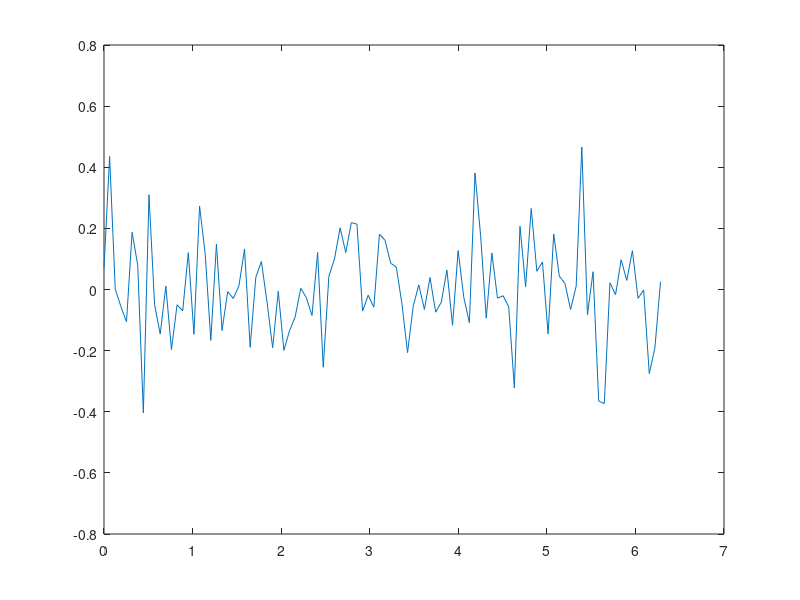
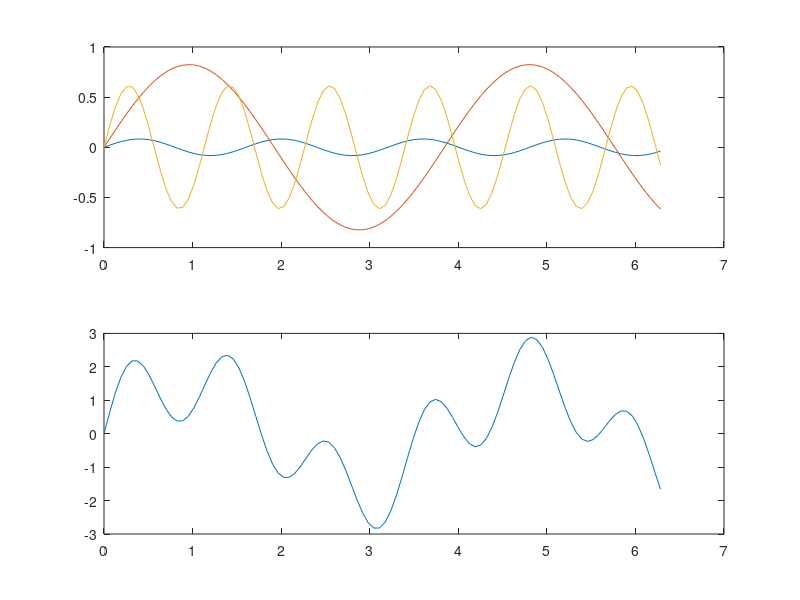
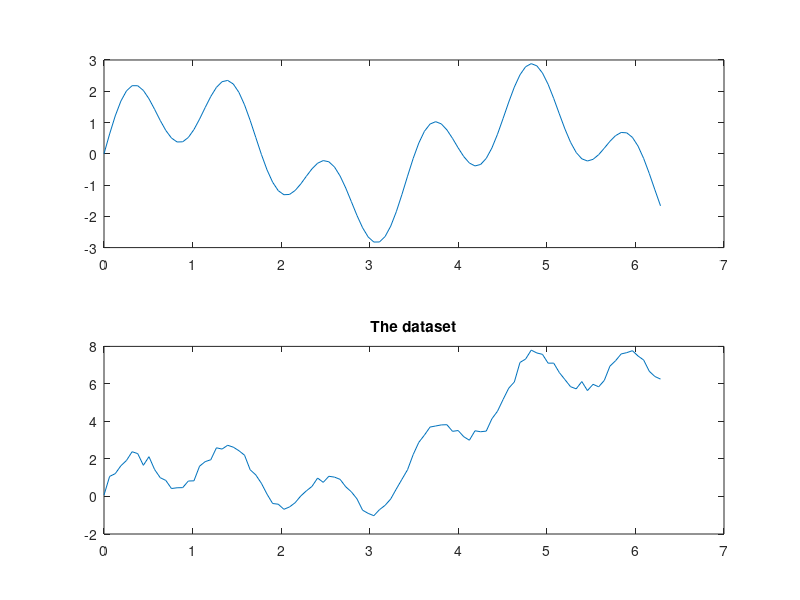
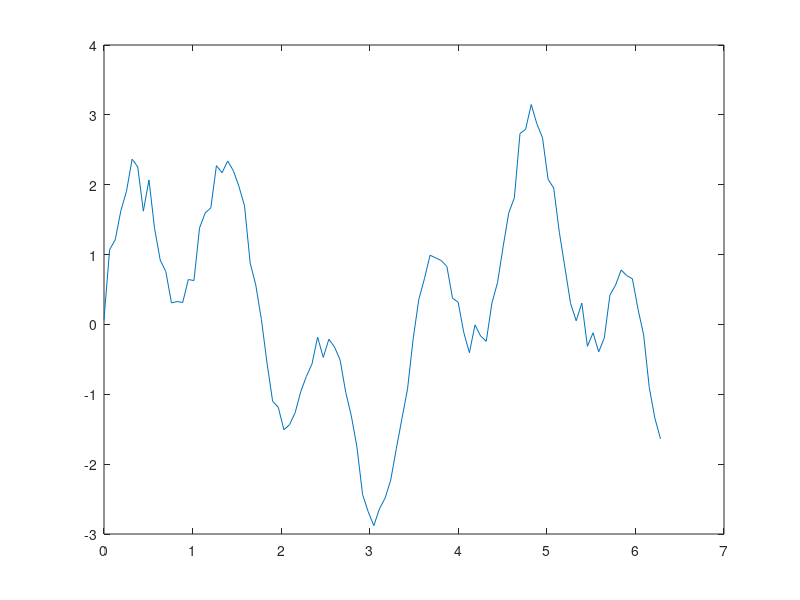

MATLAB code for these plots, in order:
clear all
close all

%This script is an introduction to some basic aspects of time series
%analysis.  You will make a signal +/- noise.  Next, you have options to
%low pass filter or difference the data.  You wil then look at the spectra resulting from these operations.
%Finally, there is an application to upward continuation at the end.
%Note, you may wish to uncomment the 'pause' commands so that you can work
%thru each part at your own pace.

%$generate a synthetic signal over the interval [0 , 2*pi]
steps = 100;
x=linspace(0,2*pi,steps);




%generate a vector of phases for your synthetic signal
sizev= 3;  %# fourier components
column = 1; %1 to make a single vector that is sizev x column

%vector of phases
phase=2*pi*(rand(sizev,column)); %radians

%vector of amplitudes
amplitude = rand(sizev,column);

j=0;
sumsig=0;

for j = 1:length(phase)
    Asinphase(:,j) = amplitude(j).*sin(phase(j).*x);
    sumsig = sumsig+Asinphase(:,j);
    
    sumsig = sumsig+Asinphase(:,j);
    

 %plot each contribution to the signal, in turn 
 figure(2)
 subplot(2,1,1),plot(x,Asinphase(:,j))
 hold on
 %plot combined signal as it emerges
 subplot(2,1,2),plot(x,sumsig)
end

%plot summed series composed of the terms in the expansion
figure(3),subplot(2,1,1),plot(x,sumsig)
hold on

%Add some white noise to your signal that is a factor 'scalefactor' of the
%max amplitude variations
scalefactor = 0.25;
randomphase = 2*pi*rand(length(x),column);
noise = scalefactor.*randn(length(x),1).*exp(randomphase .* i);

figure,plot(x,noise)
sumsig = sumsig + noise;

figure,plot(x,sumsig)


%Add a secular trend defined as 'trend'
aa=0.2;      %amplitude should be small in comparison to 1 or all you will see is trend (which is ok too!)
trend = aa*x.^2;   %make this whatever you want it to be
sumsig=sumsig+trend';     
figure,plot(x,sumsig)




%plot whole space series composed of the terms in the expansion
figure(3),subplot(2,1,2),plot(x,sumsig)
title('The dataset')


%pause

yy = sumsig;



%subsample if needed
% interval = 1;
% jj=0;
% for i = 1:interval:length(x)
%    jj=jj+1;
%    x(jj) = x(i);
%    yy(jj) = yy(i);
% end


%get the length of the series and data spacing
%
nx=length(yy);        %Number of points in the dataset   
L = length(x);        %Input this or use length() command
dx=L/nx;             %Spacing
Nyquist = 0.5*(1/dx);
   

%low pass filter if needed
%A low pass filter: Remove frequencies above Nyquist to avoid aliasing
%Butterowrth filter.  Multiply by transfer function
%H(iw) = |out| / |in| ; numerator and denominator are polynomials of order
%'order'.  Sharpness of cutoff increases with order at expense of
%information.  Cutoff is frequency below which signals are permitted.

cutoff = 1;                           %low pass frequency cutoff in fractions of Nyquist; 1=Nyquist
maxfreq = cutoff * Nyquist;
order = 6;
[out in] = butter( order , maxfreq);
yy = filter( out , in , yy);
qq = yy;
%for NO filtering before analysis
%yy=sumsig;

%  remove the mean and window the profile to minimize edge effects
%Make sure there is no secular trend before doing this.  If there is
%difference the data first and work with this data instead. This is the
%same as multiplying the time series exp(ikx) by (i*2pi*k) and so the lowest
%wavenumbers are vastly reduced in amplitude (longest period trend in the
%data goes away).  This operation will pump up high frequencies.  If you do
%this for a real project, compare with what happens if you remove a
%polynomial for the secular trend in the data.

diffyy = diff(yy);

%Window the data
   
   window=hanning(nx);
   y=(yy-mean(yy)).*window;
   
%Window the differenced data  
   diffnx=length(diffyy);        %Number of points in the dataset
   window=hanning(diffnx);
   diffy=(diffyy-mean(diffyy)).*window;
   
%Instead of differencing, remove a polynomial fit to any secular trend in
%the data.  Compare the results
   
   % %  POLYFIT Fit polynomial to data.
% %     P = POLYFIT(X,Y,N) finds the coefficients of a polynomial P(X) of
% %     degree N that fits the data Y best in a least-squares sense. P is a
% %     row vector of length N+1 containing the polynomial coefficients in
% %     descending powers, P(1)*X^N + P(2)*X^(N-1) +...+ P(N)*X + P(N+1).
% % 
% fitCoeff = polyfit(x,yy,8);
% fity=polyval(fitCoeff, x);
% % figure(91)
% % plot(x,fity,'r')
% % hold on
% % plot(x,yy)
% 
% premove= yy - fity;         %Data with polynnomial removed
%yy=premove;
   




%  generate the wavenumber or frequency.  if these wavenumbers are wrong the
%  answer will be wrong and the imaginary part of the result will
%  be large.
%
   k = -nx/2:(nx/2-1);
   k = k'./L;
   
 
   
% Calculate the FFT 

z = real(fftshift(fft(y)));
zi = imag(fftshift(fft(y)));
power = abs(z).^2;

znowindow = real(fftshift(fft((yy-mean(yy)))));
powernowindow = abs(znowindow).^2;

% Calculate the FFT with differenced data: Taking the derivative is the
% same as multiplying your signal A*exp(-i*wn*t) by (i*wn) so you will lose
% low frequencies (including any secular trend in your data-- i.e, the
% longest period in your data) and pump up high frequencies.

diffz = real(fftshift(fft(diffy)));
diffpower = abs(diffz).^2;

phase=atan(zi./z);


scalepower = 1.0;

figure(9); clf;
figure(9)
hold on
subplot(3,1,1),plot(x,sumsig,'r')
subplot(3,1,1),plot(x,yy,'b',x,sumsig,'r')
subplot(3,1,1),plot(x,yy./(max(yy)*scalepower))
title('Analysis of unwindowed data with zero mean; Blue = low pass filtered (if turned on)') 
xlabel('x')
ylabel('y(x)')

subplot(3,1,3), semilogx(1./k,powernowindow./(max(powernowindow)*scalepower),'b--')
xlabel('Period')
ylabel('normalized power')


%pause

figure(10); clf;
figure(10)
hold on
subplot(3,1,1),plot(x,yy./(max(yy)*scalepower))
title('Analysis of windowed data with zero mean')
xlabel('x')
ylabel('y(x)')

subplot(3,1,2), plot(x,y./(max(y))*scalepower)
xlabel('x')
ylabel('windowed y(x)')

subplot(3,1,3), semilogx(1./k,power./(max(power)*scalepower),'b--')
xlabel('Period')
ylabel('normalized power')


%pause

%Differenced data with zero mean
i = 1:1:(L-1);
x = x(i);
kp = k(i);
figure(11); clf;
figure(11)

hold on
subplot(3,1,1),plot(x,abs(diffyy./(max(diffyy)*scalepower)))
title('Analysis of windowed and differenced data with zero mean: bl=not diff; r=diff')
xlabel('x')
ylabel('diff y(x)')

subplot(3,1,2), plot(x,abs(diffy./(max(diffyy)*scalepower)))
xlabel('x')
ylabel('windowed diff y(x)')

subplot(3,1,3), semilogx(1./kp,diffpower./(max(diffpower)*scalepower),'r--')
hold on
semilogx(1./k,power./max(power),'b--')
xlabel('Period')
ylabel('normalized power')
